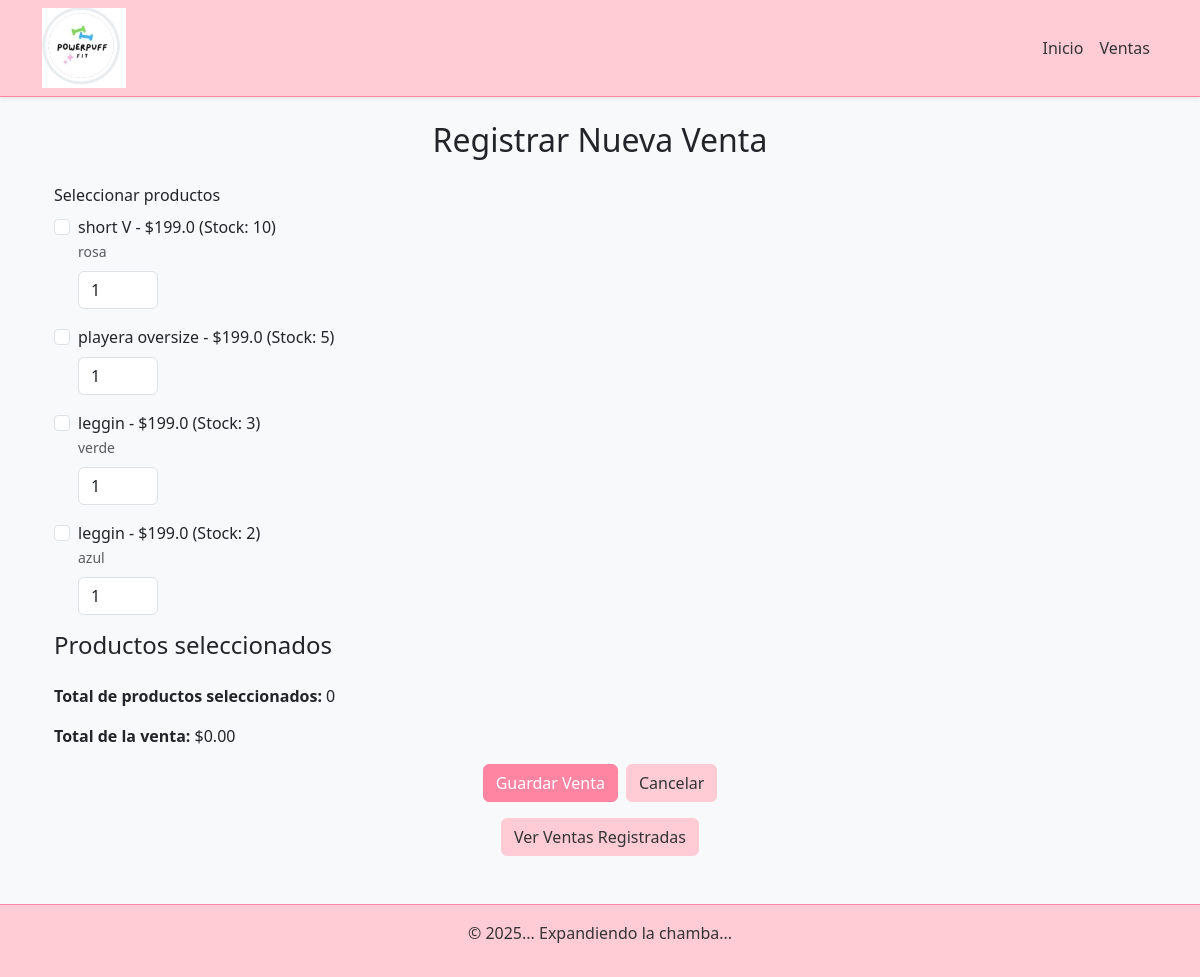
The app's page /venta/nueva with its own data.
### app/models.py (models this page shows, shortened)
class Producto(db.Model):
    id = db.Column(db.Integer, primary_key=True)
    nombre = db.Column(db.String(100), nullable=False)
    descripcion = db.Column(db.String(200), nullable=False)
    precio = db.Column(db.Float, nullable=False)
    cantidad = db.Column(db.Integer, nullable=False)
    categoria = db.Column(db.String(100), nullable=False)
    activo = db.Column(db.Boolean, default=True)
    ventas = db.relationship('VentaProducto', back_populates='producto')

### app/routes.py (the view, shortened to what this page needs)
@routes.route('/venta/nueva', methods=['GET', 'POST'])
def nueva_venta():
    productos = Producto.query.filter_by(activo=True).all()
    return render_template('nueva_venta.html', productos=productos)

### app/templates/nueva_venta.html (shortened to what this page needs)
{% extends "base.html" %}
{% block content %}
<div class="container mt-4">
    <h2 class="text-center mb-4">Registrar Nueva Venta</h2>
    <form method="POST" onsubmit="return validarCantidades()">
        <div class="mb-3">
            <label for="productos" class="form-label">Seleccionar productos</label>
            <div id="productos-list">
                {% for producto in productos %}
                    <div class="form-check mb-3">
                        <input class="form-check-input" type="checkbox" value="{{ producto.id }}" id="producto_{{ producto.id }}" name="productos">
                        <label class="form-check-label" for="producto_{{ producto.id }}">
                            {{ producto.nombre }} - ${{ producto.precio }} (Stock: {{ producto.cantidad }})
                            <br>
                            <small class="text-muted">{{ producto.descripcion }}</small>
                        </label>
                        <input type="number" class="form-control cantidad-input mt-2" id="cantidad_{{ producto.id }}" name="cantidad_{{ producto.id }}" min="1" value="1" max="{{ producto.cantidad }}" style="width: 80px;">
                    </div>
                {% endfor %}
            </div>
        </div>
        <div class="mb-3">
            <h4>Productos seleccionados</h4>
            <div class="mt-3">
                <p><strong>Total de productos seleccionados:</strong> <span id="total-productos">0</span></p>
                <p><strong>Total de la venta:</strong> $<span id="total-venta">0.00</span></p>
            </div>
        </div>
        <div class="d-flex gap-2 justify-content-center">
            <button type="submit" class="btn btn-primary">Guardar Venta</button>
            <a href="{{ url_for('routes.index') }}" class="btn btn-secondary">Cancelar</a>
        </div>
    </form>
    <div class="mt-3 text-center">
        <a href="{{ url_for('routes.listar_ventas') }}" class="btn btn-info">Ver Ventas Registradas</a>
    </div>
</div>
{% endblock %}

### app/templates/base.html (style rules this page uses)
body { background-color: #fff0f6; }
.btn-primary { background-color: #ff85a2; border-color: #ff85a2; }
.btn-secondary { background-color: #ffccd5; border-color: #ffccd5; color: #333; }
.btn-info { background-color: #ffccd5; border-color: #ffccd5; color: #333; }

### records on screen
Producto: nombre "short V", precio "199.0", cantidad "10", descripcion "rosa"
Producto: nombre "playera oversize", precio "199.0", cantidad "5"
Producto: nombre "leggin", precio "199.0", cantidad "3", descripcion "verde"
Producto: nombre "leggin", precio "199.0", cantidad "2", descripcion "azul"
